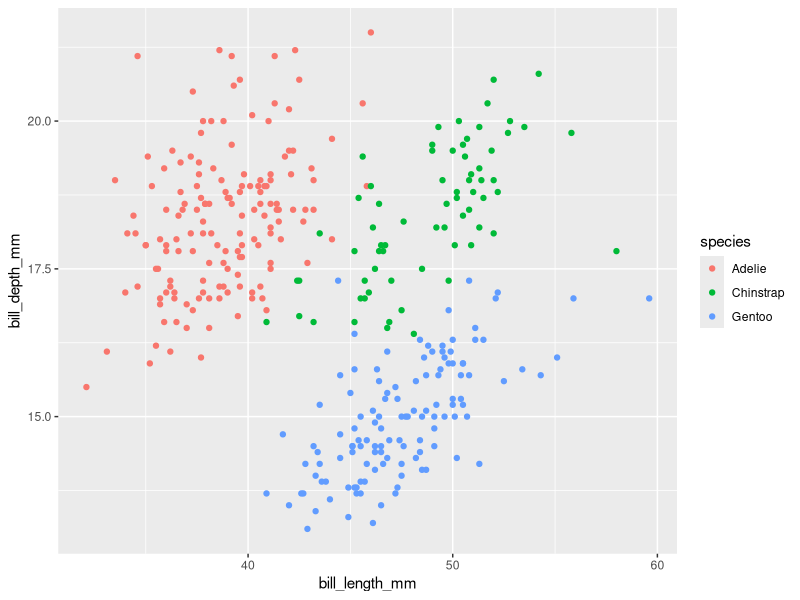
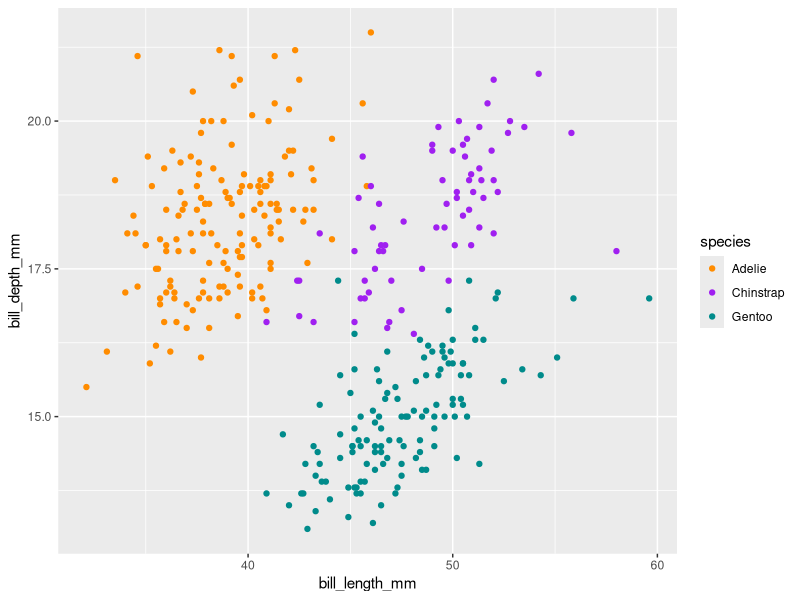
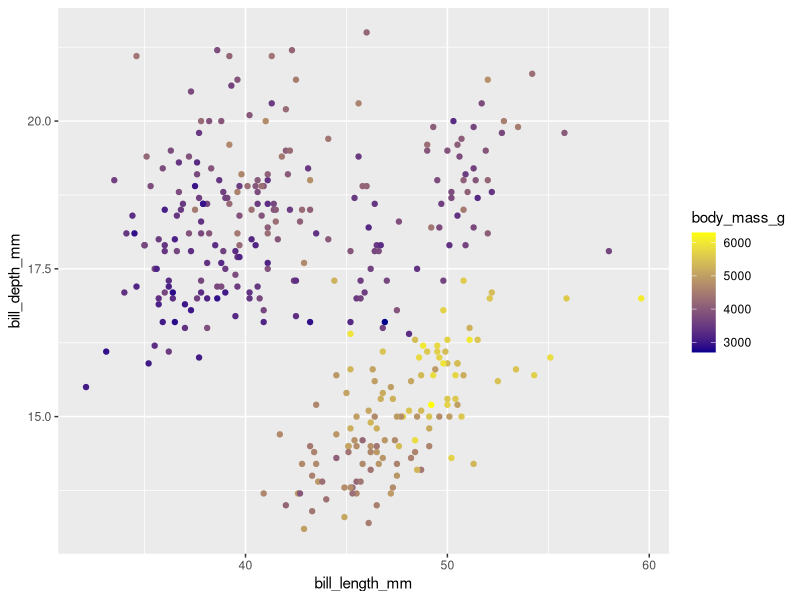
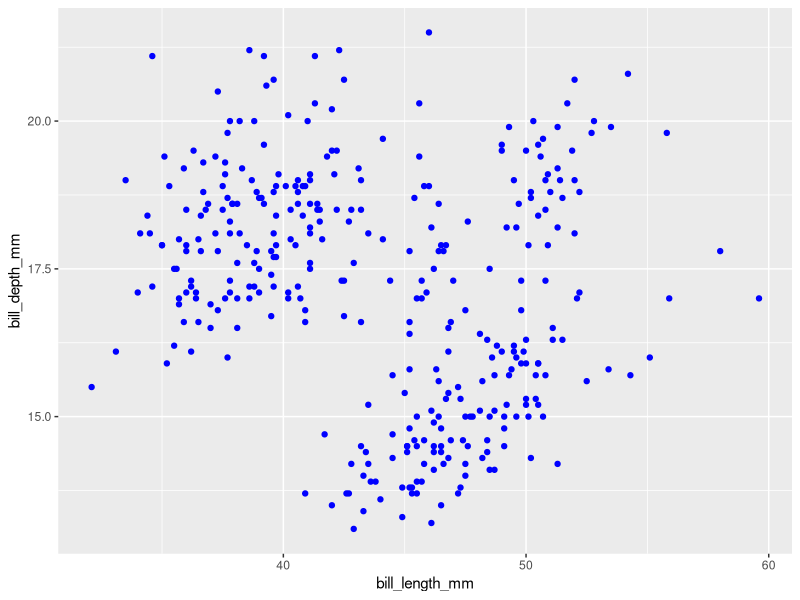
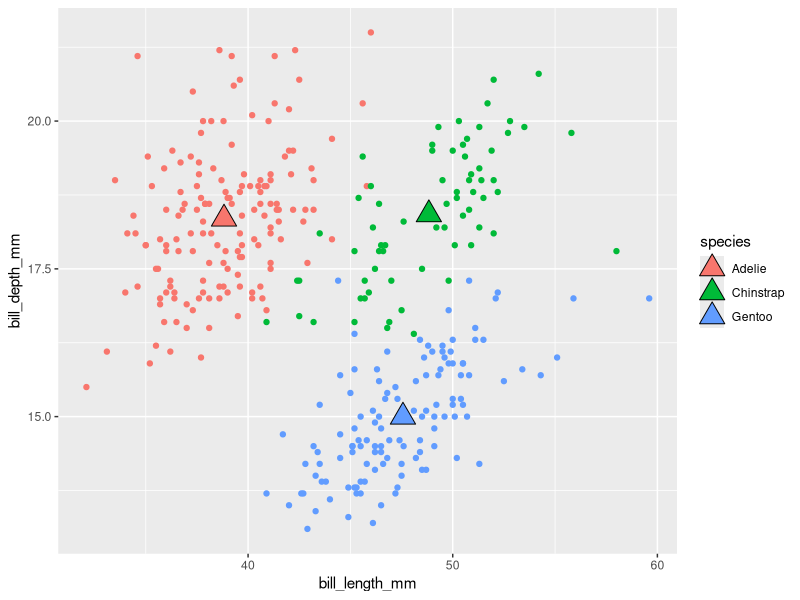
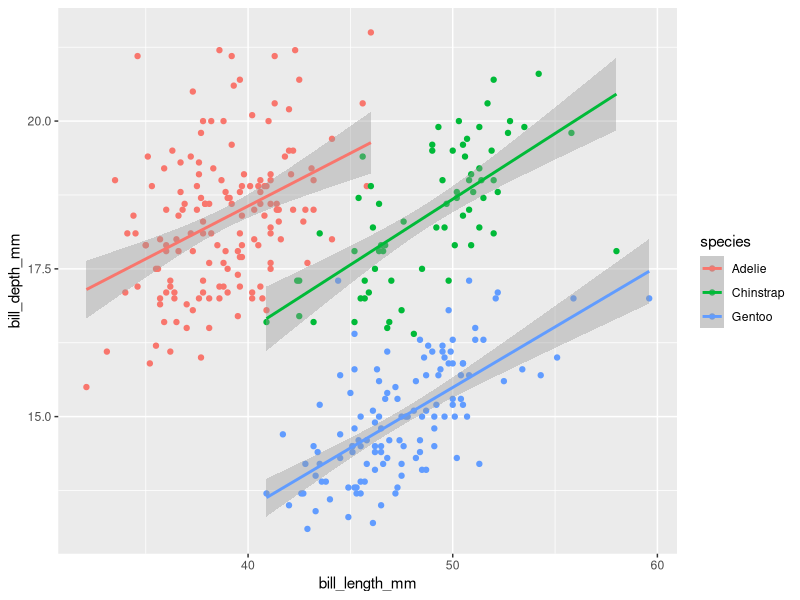
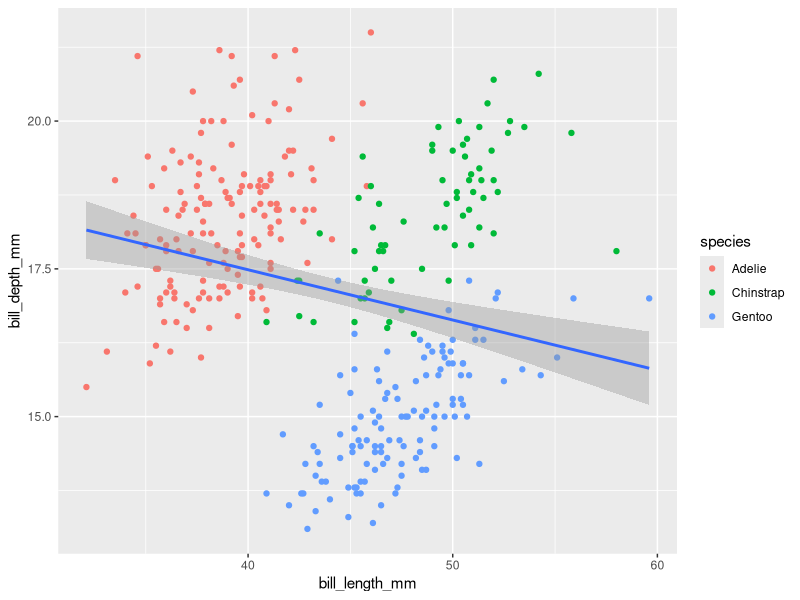
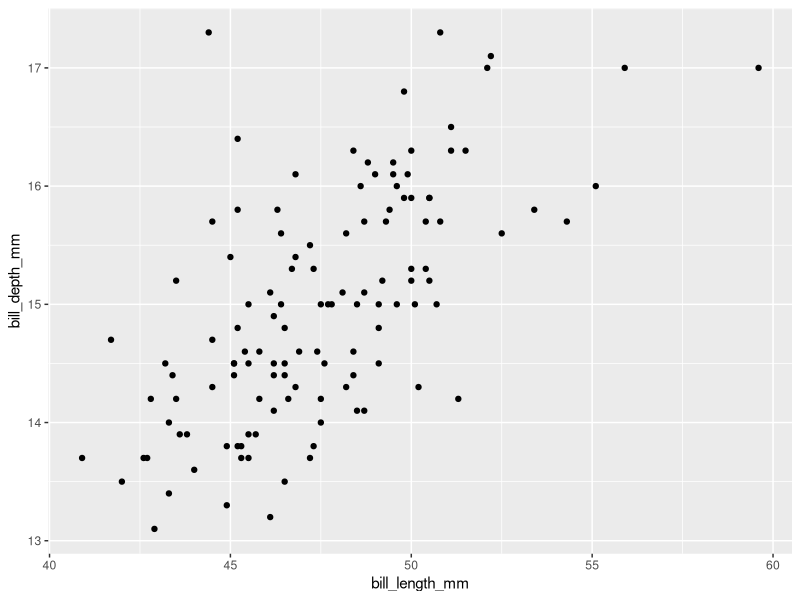

These figures' R source, in order:
## ---- chunk 1
#| eval: true
#| echo: true
#| message: false
#| warning: false
# load packages ----
library(tidyverse)
library(palmerpenguins)
## ---- chunk 2
# create some untidy temperature data ----
temp_data_wide <- tribble(
  ~date, ~station1, ~station2,  ~station3,
  "2023-10-01", 30.1, 29.8,  31.2,
  "2023-11-01", 28.6, 29.1,  33.4,
  "2023-12-01", 29.9, 28.5,  32.3
)

# print it out ----
print(temp_data_wide)
## ---- chunk 3
# convert data from wide > long ----
temp_data_long <- temp_data_wide |> 
  pivot_longer(cols = starts_with("station"),
               names_to = "station_id",
               values_to = "temp_c")

# print it out ----
print(temp_data_long)
## ---- chunk 4
#| warning: false
ggplot(data = penguins,
       mapping = aes(x = bill_length_mm, y = bill_depth_mm, color = species)) +
  geom_point()

## ---- chunk 5
#| warning: false
ggplot(data = penguins,
       mapping = aes(x = bill_length_mm, y = bill_depth_mm, color = species)) +
  geom_point() +
  scale_color_manual(values = c("darkorange", "purple", "cyan4"))

## ---- chunk 6
#| warning: false
ggplot(data = penguins,
       mapping = aes(x = bill_length_mm, y = bill_depth_mm, color = body_mass_g)) +
  geom_point() +
  scale_color_gradient(low = "darkblue", high = "yellow")
## ---- chunk 7
#| warning: false
ggplot(data = penguins,
       mapping = aes(x = bill_length_mm, y = bill_depth_mm)) +
  geom_point(color = "blue") 
## ---- chunk 8
#| warning: false
#| message: false
# create a separate penguins_summary df ----
penguins_summary <- penguins |>
  drop_na() |> 
  group_by(species) |> 
  summarize(
    mean_bill_length_mm = mean(bill_length_mm),
    mean_bill_depth_mm = mean(bill_depth_mm)
  )

# create ggplot with layers from different dfs ----
ggplot() +
  geom_point(data = penguins,
             mapping = aes(x = bill_length_mm, y = bill_depth_mm, color = species)) +
  geom_point(data = penguins_summary,
             mapping = aes(x = mean_bill_length_mm, y = mean_bill_depth_mm, fill = species),
             size = 6, shape = 24)
## ---- chunk 9
#| warning: false
#| message: false
# scatterplot with lms fitted to species ---- 
ggplot(data = penguins,
       mapping = aes(x = bill_length_mm, y = bill_depth_mm, color = species)) +
  geom_point() +
  geom_smooth(method = "lm")
## ---- chunk 10
#| warning: false
#| message: false
# scatterplot with lm fitted to entire data set ---- 
ggplot(data = penguins,
       mapping = aes(x = bill_length_mm, y = bill_depth_mm)) +
  geom_point(aes(color = species)) +
  geom_smooth(method = "lm")
## ---- chunk 11
#| warning: false
# filter for Gentoo penguins, then pipe into ggplot ----
penguins |>
  filter(species == "Gentoo") |>
  ggplot(aes(x = bill_length_mm, y = bill_depth_mm)) +
  geom_point()
## ---- chunk 12
#| warning: false
ggplot(penguins, aes(x = species)) +
  geom_bar()
## ---- chunk 13
#| warning: false

# new summarized df ----
penguin_summary <- penguins |> 
  count(species) 

# generate bar heights based on "identity" of values in `n` column ----
ggplot(penguin_summary, aes(x = species, y = n)) +
  geom_bar(stat = "identity")
## ---- chunk 14
#| warning: false
ggplot(penguins, aes(x = species, y = after_stat(prop), group = 1)) +
  geom_bar()
## ---- chunk 15
#| warning: false
ggplot(penguins, aes(x = species, fill = island)) +
  geom_bar()
## ---- chunk 16
#| warning: false
ggplot(penguins, aes(x = species, fill = island)) +
  geom_bar(position = "fill")
## ---- chunk 17
#| warning: false
ggplot(penguins, aes(x = species, fill = island)) +
  geom_bar(position = "dodge")
## ---- chunk 18
#| warning: false
ggplot(penguins, aes(x = species, fill = island)) +
  geom_bar(position = position_dodge2(preserve = "single"))
## ---- chunk 19
#| warning: false
ggplot(penguins, aes(x = species)) +
  geom_bar() +
  coord_cartesian()
## ---- chunk 20
#| warning: false
ggplot(penguins, aes(x = species)) +
  geom_bar() +
  coord_flip()
## ---- chunk 21
#| warning: false
ggplot(penguins, aes(x = species)) +
  geom_bar() +
  coord_polar()
## ---- chunk 22
#| warning: false
ggplot(penguins, aes(x = species)) +
  geom_bar() +
  theme_light()
## ---- chunk 23
#| warning: false
ggplot(penguins, aes(x = species)) +
  geom_bar() +
  theme_light() +
  theme(
    axis.title = element_text(size = 17, color = "purple")
  )
## ---- chunk 24
#| warning: false
#| message: false
ggplot(penguins, aes(x = flipper_length_mm, fill = species)) +
  geom_histogram(position = "identity", alpha = 0.5) +
  scale_fill_manual(values = c("darkorange", "purple", "cyan4")) +
  labs(x = "Flipper length (mm)",
       y = "Frequency",
       fill = "Species") +
  facet_wrap(~species)
